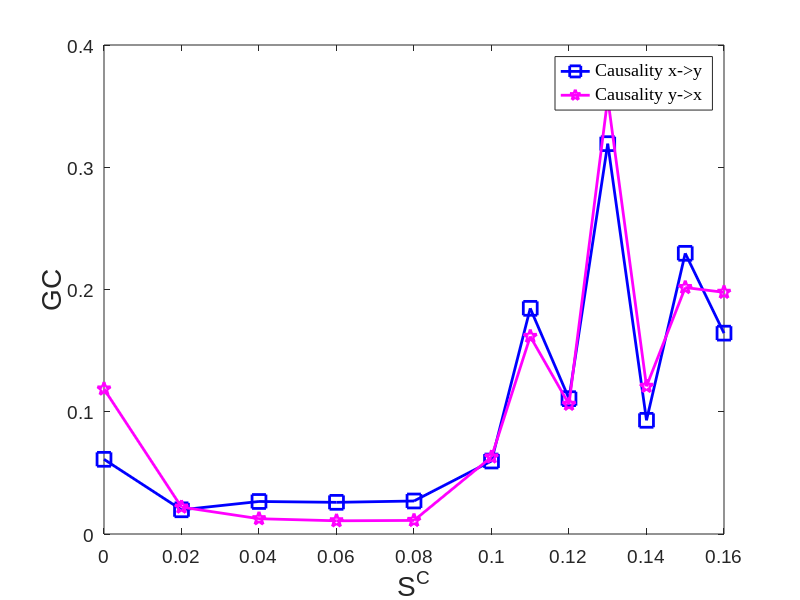

Write the MATLAB code that produced this figure.
%% Fig3_HH_TWO_Neurons_LinearGC
C=[0 0.02 0.04 0.06 0.08 0.1 0.11 0.12 0.13 0.14 0.15 0.16];
GC_yx=[0.1186 0.0220 0.0125 0.0108 0.0111 0.0630 0.1616 0.1061 0.3564 0.1208 0.2016 0.1977];
GC_xy=[0.0611 0.0198 0.0266 0.0259 0.0270 0.0597 0.1846 0.1107 0.3193 0.0930 0.2296 0.1643];

% Plot
h0=figure;
clf;
plot(C,GC_xy,'MarkerSize',10,'Marker','s','LineWidth',2,...
'Color',[0 0 1]);hold on
plot(C,GC_yx,'MarkerSize',10,'Marker','p','LineWidth',2,...
'Color',[1 0 1]);
% Legend 
% Legend 
hleg1 =legend('Causality x->y','Causality y->x','northeast');
set(hleg1,'Location','northeast') 
set(hleg1,'FontName','Times New Roman','FontSize',18,'FontWeight','normal')
 
axis([0 0.16 0 0.40])
set(gca, 'XTick', 0:0.02:0.16); 
% set(gca, 'YTick',0:0.02:0.65);

% Create axis font size
set(gca,'FontName','Arial','FontSize',14)
% Create xlabel
xlabel({'S^C'},'FontSize',20,'FontName','Arial');
% Create ylabel
ylabel({'GC'},'FontSize',20,'FontName','Arial');

%%
print(h0,'-depsc2','-r300','KGC_HH_Two_Neurons_Fig3.eps')